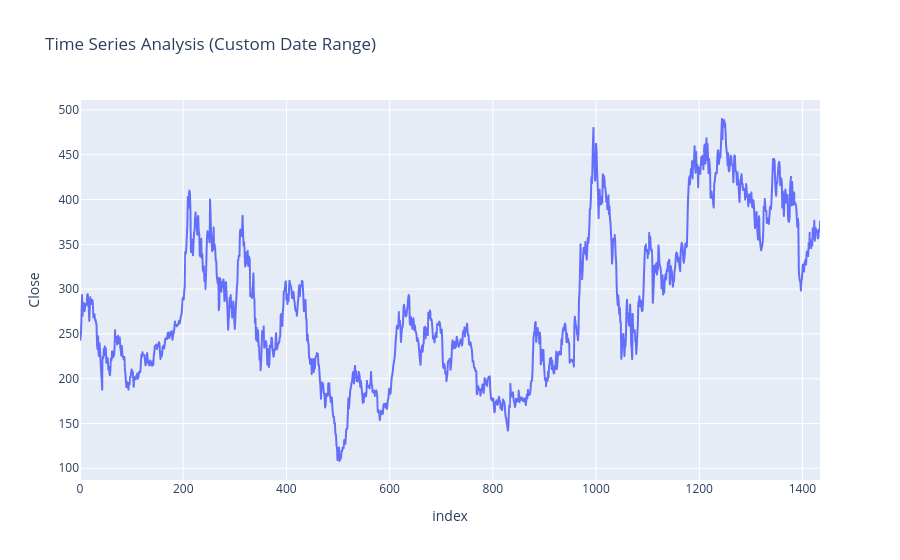

Here is the notebook cell this chart was saved with:
### Code cell
figure = px.line(df, x = df.index, y='Close',range_x = ['2026-01-01','2026-06-30'], title = "Time Series Analysis (Custom Date Range)")
figure.show()

### Figure 1 — Plotly figure (JSON) as saved in the notebook; plotly's stock layout.template omitted (floating-point values rounded to 4 significant figures; data arrays with more than 128 entries replaced by an {"elided": "..."} marker saying what was removed)
{"data": [{"hovertemplate": "index=%{x}<br>Close=%{y}<extra></extra>", "legendgroup": "", "line": {"color": "#636efa", "dash": "solid"}, "marker": {"symbol": "circle"}, "mode": "lines", "name": "", "showlegend": false, "type": "scattergl", "x": {"elided": "1435 int values"}, "xaxis": "x", "y": {"elided": "1435 float values"}, "yaxis": "y"}], "layout": {"legend": {"tracegroupgap": 0}, "title": {"text": "Time Series Analysis (Custom Date Range)"}, "xaxis": {"anchor": "y", "domain": [0, 1], "range": ["2026-01-01", "2026-06-30"], "title": {"text": "index"}}, "yaxis": {"anchor": "x", "domain": [0, 1], "title": {"text": "Close"}}}}
